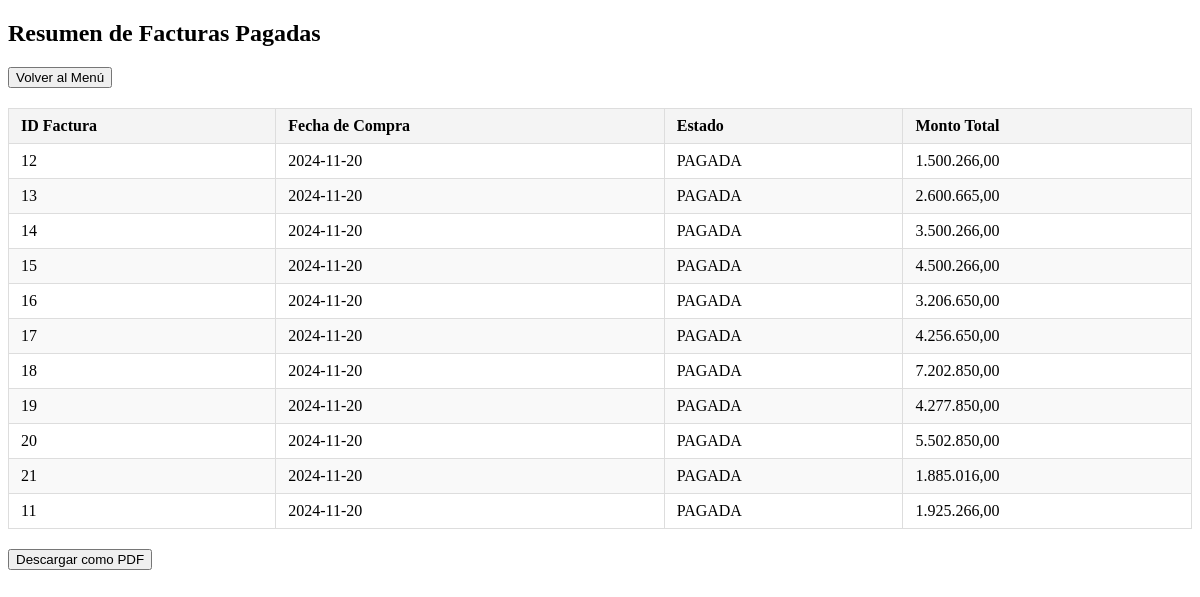
Page /resumenVentasProveedor.php on the committed database.
### tables this page shows
CREATE TABLE `factura` (
  `idFactura` int(11) NOT NULL,
  `impuesto` decimal(10,2) DEFAULT NULL,
  `precio` decimal(10,2) DEFAULT NULL,
  `fechaCompra` date DEFAULT NULL,
  `estado` enum('PAGADA','PENDIENTE','CANCELADA') DEFAULT 'PENDIENTE',
  `fechaVencimiento` date DEFAULT NULL,
  `domicilio` varchar(255) DEFAULT NULL,
  `clienteCedula` varchar(20) DEFAULT NULL
);

### resumenVentasProveedor.php (the view, shortened to what this page needs)
<?php
$servername = "localhost";
$username = "root";
$password = "";
$dbname = "drogueriasconfe";
$conn = new mysqli($servername, $username, $password, $dbname);
$sql = "
    SELECT
        f.idFactura,
        f.fechaCompra,
        f.estado,
        SUM(fv.cantidad * p.precio) + IFNULL(f.impuesto, 0) AS montoTotal
    FROM
        factura f
    JOIN
        facturaventa fv ON f.idFactura = fv.idFactura
    JOIN
        producto p ON fv.idProducto = p.idProducto
    WHERE
        f.fechaCompra BETWEEN '2024-01-01' AND '2024-12-31'  -- Ajusta la fecha según sea necesario
        AND f.estado = 'PAGADA'  -- O puedes cambiar a PENDIENTE, CANCELADA, etc.
    GROUP BY
        f.idFactura
    ORDER BY
        f.fechaCompra DESC
";
$result = $conn->query($sql);
$facturas = [];
if ($result->num_rows > 0) {
    while ($row = $result->fetch_assoc()) {
        $facturas[] = $row;
    }
}
?>
<!DOCTYPE html>
<html lang="es">
<head>
</head>
<body>
    <h2>Resumen de Facturas Pagadas</h2>
    <button onclick="window.location.href='reportes.php';">Volver al Menú</button>
    <table id="facturasTable">
        <thead>
            <tr>
                <th>ID Factura</th>
                <th>Fecha de Compra</th>
                <th>Estado</th>
                <th>Monto Total</th>
            </tr>
        </thead>
        <tbody>
            <?php if (!empty($facturas)) { ?>
                <?php foreach ($facturas as $factura) { ?>
                    <tr>
                        <td><?php echo $factura['idFactura']; ?></td>
                        <td><?php echo $factura['fechaCompra']; ?></td>
                        <td><?php echo $factura['estado']; ?></td>
                        <td><?php echo number_format($factura['montoTotal'], 2, ',', '.'); ?></td>
                    </tr>
                <?php } ?>
            <?php } else { ?>
                <tr>
                    <td colspan="4">No hay facturas pagadas para este período.</td>
                </tr>
            <?php } ?>
        </tbody>
    </table>
    <button id="downloadBtn">Descargar como PDF</button>
</body>
</html>

### resumenVentasProveedor.php (style rules this page uses)
table { width: 100%; border-collapse: collapse; margin: 20px 0; }
table, th, td { border: 1px solid #ddd; }
th, td { padding: 8px 12px; text-align: left; }
th { background-color: #f4f4f4; }
tr:nth-child(even) { background-color: #f9f9f9; }

### rows in the picture
factura: idFactura "12", fechaCompra "2024-11-20", estado "PAGADA", montoTotal "1.500.266,00"
factura: idFactura "13", fechaCompra "2024-11-20", estado "PAGADA", montoTotal "2.600.665,00"
factura: idFactura "14", fechaCompra "2024-11-20", estado "PAGADA", montoTotal "3.500.266,00"
factura: idFactura "15", fechaCompra "2024-11-20", estado "PAGADA", montoTotal "4.500.266,00"
factura: idFactura "16", fechaCompra "2024-11-20", estado "PAGADA", montoTotal "3.206.650,00"
factura: idFactura "17", fechaCompra "2024-11-20", estado "PAGADA", montoTotal "4.256.650,00"
factura: idFactura "18", fechaCompra "2024-11-20", estado "PAGADA", montoTotal "7.202.850,00"
factura: idFactura "19", fechaCompra "2024-11-20", estado "PAGADA", montoTotal "4.277.850,00"
factura: idFactura "20", fechaCompra "2024-11-20", estado "PAGADA", montoTotal "5.502.850,00"
factura: idFactura "21", fechaCompra "2024-11-20", estado "PAGADA", montoTotal "1.885.016,00"
factura: idFactura "11", fechaCompra "2024-11-20", estado "PAGADA", montoTotal "1.925.266,00"
